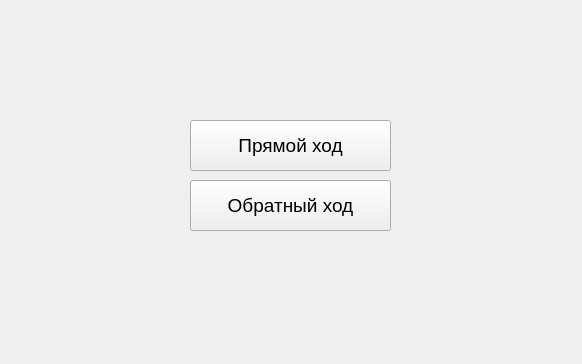
<?xml version="1.0" encoding="UTF-8"?>
<ui version="4.0">
 <class>MainWindow</class>
 <widget class="QMainWindow" name="MainWindow">
  <property name="geometry">
   <rect>
    <x>0</x>
    <y>0</y>
    <width>582</width>
    <height>364</height>
   </rect>
  </property>
  <property name="windowTitle">
   <string>MainWindow</string>
  </property>
  <widget class="QWidget" name="centralwidget">
   <widget class="QStackedWidget" name="stackedWidget">
    <property name="geometry">
     <rect>
      <x>0</x>
      <y>0</y>
      <width>581</width>
      <height>361</height>
     </rect>
    </property>
    <property name="currentIndex">
     <number>0</number>
    </property>
    <widget class="QWidget" name="page">
     <widget class="QPushButton" name="StraightRun">
      <property name="geometry">
       <rect>
        <x>190</x>
        <y>120</y>
        <width>201</width>
        <height>51</height>
       </rect>
      </property>
      <property name="font">
       <font>
        <pointsize>14</pointsize>
       </font>
      </property>
      <property name="text">
       <string>Прямой ход</string>
      </property>
     </widget>
     <widget class="QPushButton" name="Reverse">
      <property name="geometry">
       <rect>
        <x>190</x>
        <y>180</y>
        <width>201</width>
        <height>51</height>
       </rect>
      </property>
      <property name="font">
       <font>
        <pointsize>14</pointsize>
       </font>
      </property>
      <property name="text">
       <string>Обратный ход</string>
      </property>
     </widget>
    </widget>
    <widget class="QWidget" name="page_2">
     <widget class="QLabel" name="label">
      <property name="geometry">
       <rect>
        <x>230</x>
        <y>0</y>
        <width>111</width>
        <height>31</height>
       </rect>
      </property>
      <property name="font">
       <font>
        <pointsize>14</pointsize>
       </font>
      </property>
      <property name="text">
       <string>Прямой ход</string>
      </property>
     </widget>
     <widget class="QLabel" name="label_2">
      <property name="geometry">
       <rect>
        <x>40</x>
        <y>60</y>
        <width>101</width>
        <height>21</height>
       </rect>
      </property>
      <property name="font">
       <font>
        <pointsize>10</pointsize>
       </font>
      </property>
      <property name="text">
       <string>Быстродействие</string>
      </property>
     </widget>
     <widget class="QComboBox" name="Performance">
      <property name="geometry">
       <rect>
        <x>150</x>
        <y>60</y>
        <width>231</width>
        <height>21</height>
       </rect>
      </property>
     </widget>
     <widget class="QLabel" name="label_3">
      <property name="geometry">
       <rect>
        <x>40</x>
        <y>120</y>
        <width>101</width>
        <height>21</height>
       </rect>
      </property>
      <property name="font">
       <font>
        <pointsize>10</pointsize>
       </font>
      </property>
      <property name="text">
       <string>Частота</string>
      </property>
     </widget>
     <widget class="QComboBox" name="Frequency">
      <property name="geometry">
       <rect>
        <x>150</x>
        <y>120</y>
        <width>231</width>
        <height>21</height>
       </rect>
      </property>
     </widget>
     <widget class="QLabel" name="label_4">
      <property name="geometry">
       <rect>
        <x>40</x>
        <y>90</y>
        <width>101</width>
        <height>21</height>
       </rect>
      </property>
      <property name="font">
       <font>
        <pointsize>10</pointsize>
       </font>
      </property>
      <property name="text">
       <string>Авторазгон</string>
      </property>
     </widget>
     <widget class="QComboBox" name="AutoAcceleration">
      <property name="geometry">
       <rect>
        <x>150</x>
        <y>90</y>
        <width>231</width>
        <height>21</height>
       </rect>
      </property>
     </widget>
     <widget class="QLabel" name="label_5">
      <property name="geometry">
       <rect>
        <x>40</x>
        <y>180</y>
        <width>101</width>
        <height>21</height>
       </rect>
      </property>
      <property name="font">
       <font>
        <pointsize>10</pointsize>
       </font>
      </property>
      <property name="text">
       <string>Ядер / Потоков</string>
      </property>
     </widget>
     <widget class="QComboBox" name="CoresThreads">
      <property name="geometry">
       <rect>
        <x>150</x>
        <y>180</y>
        <width>231</width>
        <height>21</height>
       </rect>
      </property>
     </widget>
     <widget class="QLabel" name="label_6">
      <property name="geometry">
       <rect>
        <x>40</x>
        <y>150</y>
        <width>101</width>
        <height>21</height>
       </rect>
      </property>
      <property name="font">
       <font>
        <pointsize>10</pointsize>
       </font>
      </property>
      <property name="text">
       <string>Архитектура</string>
      </property>
     </widget>
     <widget class="QComboBox" name="Architecture">
      <property name="geometry">
       <rect>
        <x>150</x>
        <y>150</y>
        <width>231</width>
        <height>21</height>
       </rect>
      </property>
     </widget>
     <widget class="QTextBrowser" name="Console">
      <property name="geometry">
       <rect>
        <x>20</x>
        <y>210</y>
        <width>301</width>
        <height>141</height>
       </rect>
      </property>
     </widget>
     <widget class="QDialogButtonBox" name="buttonBox">
      <property name="geometry">
       <rect>
        <x>410</x>
        <y>340</y>
        <width>166</width>
        <height>21</height>
       </rect>
      </property>
      <property name="standardButtons">
       <set>QDialogButtonBox::Cancel|QDialogButtonBox::Ok</set>
      </property>
     </widget>
     <widget class="QWidget" name="widget" native="true">
      <property name="geometry">
       <rect>
        <x>390</x>
        <y>90</y>
        <width>181</width>
        <height>111</height>
       </rect>
      </property>
      <widget class="QRadioButton" name="radioButton">
       <property name="geometry">
        <rect>
         <x>10</x>
         <y>10</y>
         <width>161</width>
         <height>19</height>
        </rect>
       </property>
       <property name="font">
        <font>
         <pointsize>10</pointsize>
        </font>
       </property>
       <property name="text">
        <string>Семантическая сеть</string>
       </property>
      </widget>
      <widget class="QRadioButton" name="radioButton_2">
       <property name="geometry">
        <rect>
         <x>10</x>
         <y>40</y>
         <width>161</width>
         <height>19</height>
        </rect>
       </property>
       <property name="font">
        <font>
         <pointsize>10</pointsize>
        </font>
       </property>
       <property name="text">
        <string>Фреймовая модель</string>
       </property>
       <property name="checked">
        <bool>true</bool>
       </property>
      </widget>
      <widget class="QRadioButton" name="radioButton_3">
       <property name="geometry">
        <rect>
         <x>10</x>
         <y>70</y>
         <width>161</width>
         <height>19</height>
        </rect>
       </property>
       <property name="font">
        <font>
         <pointsize>10</pointsize>
        </font>
       </property>
       <property name="text">
        <string>Продукционная модель</string>
       </property>
      </widget>
     </widget>
     <widget class="QLabel" name="label_7">
      <property name="geometry">
       <rect>
        <x>410</x>
        <y>60</y>
        <width>151</width>
        <height>16</height>
       </rect>
      </property>
      <property name="font">
       <font>
        <pointsize>10</pointsize>
       </font>
      </property>
      <property name="text">
       <string>Выберите модель</string>
      </property>
     </widget>
     <widget class="QPushButton" name="pushButton_2">
      <property name="geometry">
       <rect>
        <x>330</x>
        <y>210</y>
        <width>111</width>
        <height>21</height>
       </rect>
      </property>
      <property name="text">
       <string>Очистить консоль</string>
      </property>
     </widget>
    </widget>
    <widget class="QWidget" name="page_3">
     <widget class="QWidget" name="widget_3" native="true">
      <property name="geometry">
       <rect>
        <x>390</x>
        <y>90</y>
        <width>181</width>
        <height>111</height>
       </rect>
      </property>
      <widget class="QRadioButton" name="radioButton_7">
       <property name="geometry">
        <rect>
         <x>10</x>
         <y>10</y>
         <width>161</width>
         <height>19</height>
        </rect>
       </property>
       <property name="font">
        <font>
         <pointsize>10</pointsize>
        </font>
       </property>
       <property name="text">
        <string>Семантическая сеть</string>
       </property>
      </widget>
      <widget class="QRadioButton" name="radioButton_8">
       <property name="geometry">
        <rect>
         <x>10</x>
         <y>40</y>
         <width>161</width>
         <height>19</height>
        </rect>
       </property>
       <property name="font">
        <font>
         <pointsize>10</pointsize>
        </font>
       </property>
       <property name="text">
        <string>Фреймовая модель</string>
       </property>
       <property name="checked">
        <bool>true</bool>
       </property>
      </widget>
      <widget class="QRadioButton" name="radioButton_9">
       <property name="geometry">
        <rect>
         <x>10</x>
         <y>70</y>
         <width>161</width>
         <height>19</height>
        </rect>
       </property>
       <property name="font">
        <font>
         <pointsize>10</pointsize>
        </font>
       </property>
       <property name="text">
        <string>Продукционная модель</string>
       </property>
      </widget>
     </widget>
     <widget class="QTextBrowser" name="Console1">
      <property name="geometry">
       <rect>
        <x>20</x>
        <y>210</y>
        <width>301</width>
        <height>141</height>
       </rect>
      </property>
     </widget>
     <widget class="QLabel" name="label_15">
      <property name="geometry">
       <rect>
        <x>40</x>
        <y>60</y>
        <width>101</width>
        <height>21</height>
       </rect>
      </property>
      <property name="font">
       <font>
        <pointsize>10</pointsize>
       </font>
      </property>
      <property name="text">
       <string>Процессор</string>
      </property>
     </widget>
     <widget class="QLabel" name="label_16">
      <property name="geometry">
       <rect>
        <x>410</x>
        <y>60</y>
        <width>151</width>
        <height>16</height>
       </rect>
      </property>
      <property name="font">
       <font>
        <pointsize>10</pointsize>
       </font>
      </property>
      <property name="text">
       <string>Выберите модель</string>
      </property>
     </widget>
     <widget class="QDialogButtonBox" name="buttonBox_3">
      <property name="geometry">
       <rect>
        <x>410</x>
        <y>340</y>
        <width>166</width>
        <height>21</height>
       </rect>
      </property>
      <property name="standardButtons">
       <set>QDialogButtonBox::Cancel|QDialogButtonBox::Ok</set>
      </property>
     </widget>
     <widget class="QLabel" name="label_17">
      <property name="geometry">
       <rect>
        <x>230</x>
        <y>0</y>
        <width>131</width>
        <height>31</height>
       </rect>
      </property>
      <property name="font">
       <font>
        <pointsize>14</pointsize>
       </font>
      </property>
      <property name="text">
       <string>Обратный ход</string>
      </property>
     </widget>
     <widget class="QComboBox" name="CPU">
      <property name="geometry">
       <rect>
        <x>150</x>
        <y>60</y>
        <width>231</width>
        <height>21</height>
       </rect>
      </property>
     </widget>
     <widget class="QPushButton" name="pushButton">
      <property name="geometry">
       <rect>
        <x>330</x>
        <y>210</y>
        <width>111</width>
        <height>21</height>
       </rect>
      </property>
      <property name="text">
       <string>Очистить консоль</string>
      </property>
     </widget>
    </widget>
   </widget>
  </widget>
 </widget>
 <tabstops>
  <tabstop>Performance</tabstop>
  <tabstop>AutoAcceleration</tabstop>
  <tabstop>Frequency</tabstop>
  <tabstop>Architecture</tabstop>
  <tabstop>CoresThreads</tabstop>
  <tabstop>Console</tabstop>
  <tabstop>radioButton</tabstop>
  <tabstop>radioButton_2</tabstop>
  <tabstop>radioButton_3</tabstop>
  <tabstop>CPU</tabstop>
  <tabstop>radioButton_7</tabstop>
  <tabstop>radioButton_8</tabstop>
  <tabstop>radioButton_9</tabstop>
  <tabstop>Console1</tabstop>
  <tabstop>StraightRun</tabstop>
  <tabstop>Reverse</tabstop>
 </tabstops>
 <resources/>
 <connections/>
</ui>
